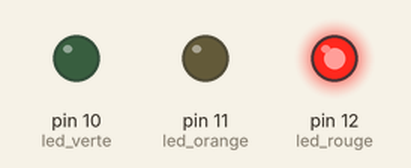
The sketch below on a simulated Arduino Uno, built with avr-gcc and run on an emulated ATmega328P. Parts: output pins drawn as LEDs (lit = HIGH).

Above: at 2.5 s.
At 5.5 s:
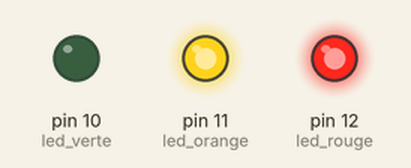
At 7.5 s:
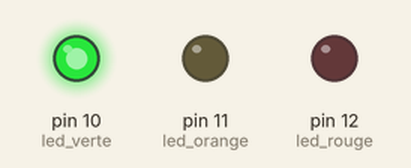
At 9.5 s:
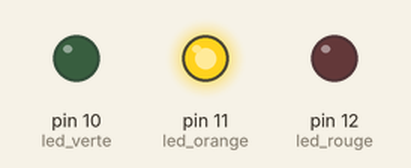
Timing chart, 0 to 13.0 s (numbered marks = the images above):
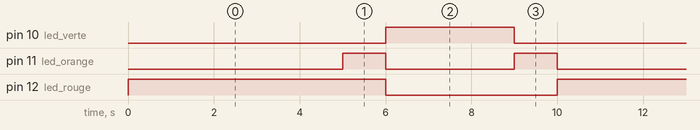

The sketch:

420_w48_sf_m02_exercice_feux_circulations.ino
```cpp
const int led_rouge = 12;
const int led_orange = 11;
const int led_verte = 10;

void setup()
{
  pinMode(led_rouge, OUTPUT);
  pinMode(led_orange, OUTPUT);
  pinMode(led_verte, OUTPUT);
}

void loop()
{
  int tempsRouge = 5000;
  int tempsOrangeRouge = 1000;
  int tempsVert = 3000;
  int tempsOrange = 1000;

  etatRouge(tempsRouge);
  etatOrangeRouge(tempsOrangeRouge);
  etatVert(tempsVert);
  etatOrange(tempsOrange);
}

void etatRouge(int p_delai) {
  digitalWrite(led_rouge, HIGH);
  digitalWrite(led_orange, LOW);
  digitalWrite(led_verte, LOW);

  delay(p_delai);
}

void etatOrangeRouge(int p_delai) {
  digitalWrite(led_rouge, HIGH);
  digitalWrite(led_orange, HIGH);
  digitalWrite(led_verte, LOW);

  delay(p_delai);
}

void etatVert(int p_delai) {
  digitalWrite(led_rouge, LOW);
  digitalWrite(led_orange, LOW);
  digitalWrite(led_verte, HIGH);

  delay(p_delai);
}

void etatOrange(int p_delai) {
  digitalWrite(led_rouge, LOW);
  digitalWrite(led_orange, HIGH);
  digitalWrite(led_verte, LOW);

  delay(p_delai);
}
```

Measured:
- by itself, pin 10 (led_verte): alternates HIGH for 3.0 s and LOW for 7.0 s
- by itself, pin 11 (led_orange): repeats every 10.0 s: LOW 3.0 s, HIGH 1.0 s, LOW 5.0 s, HIGH 1.0 s
- by itself, pin 12 (led_rouge): alternates HIGH for 6.0 s and LOW for 4.0 s
